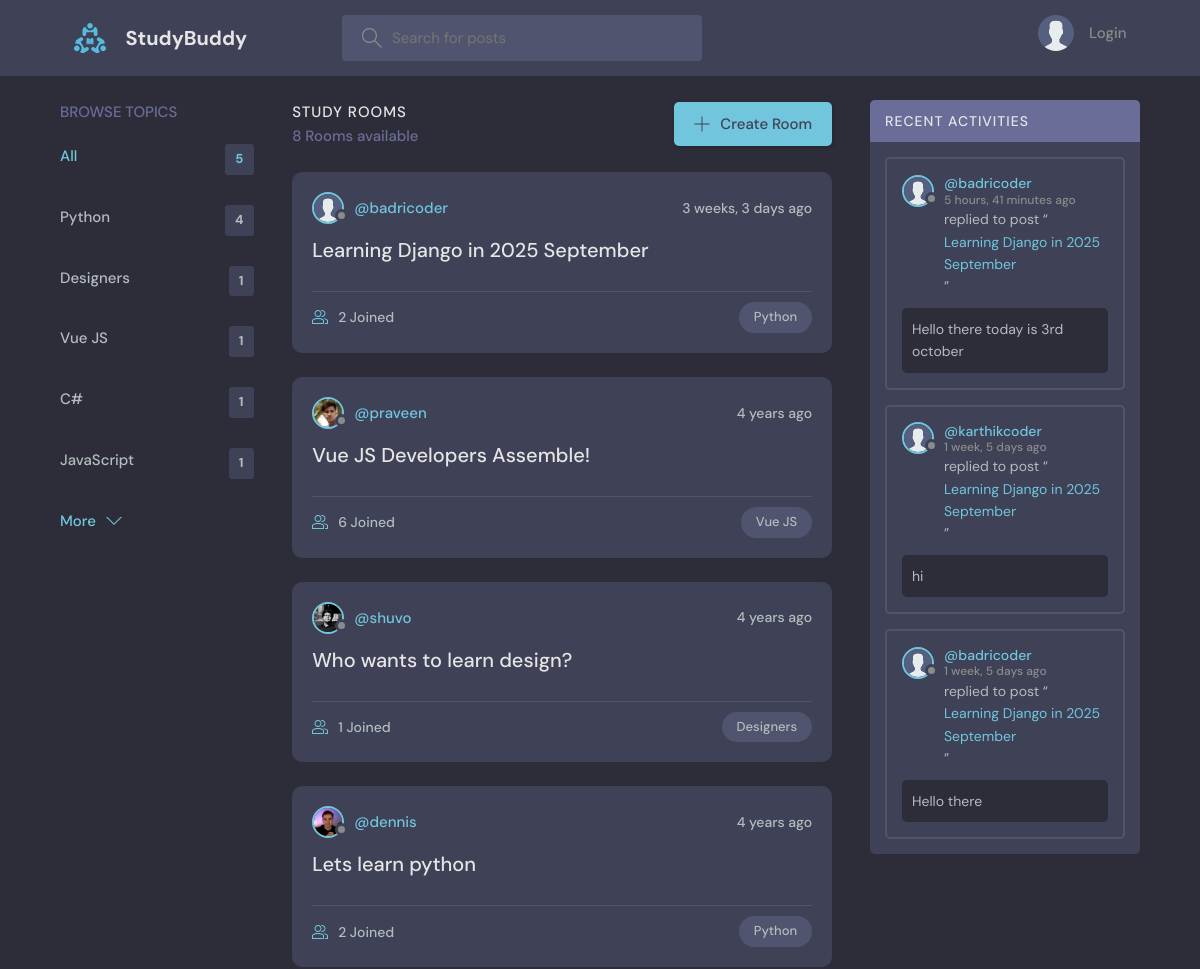
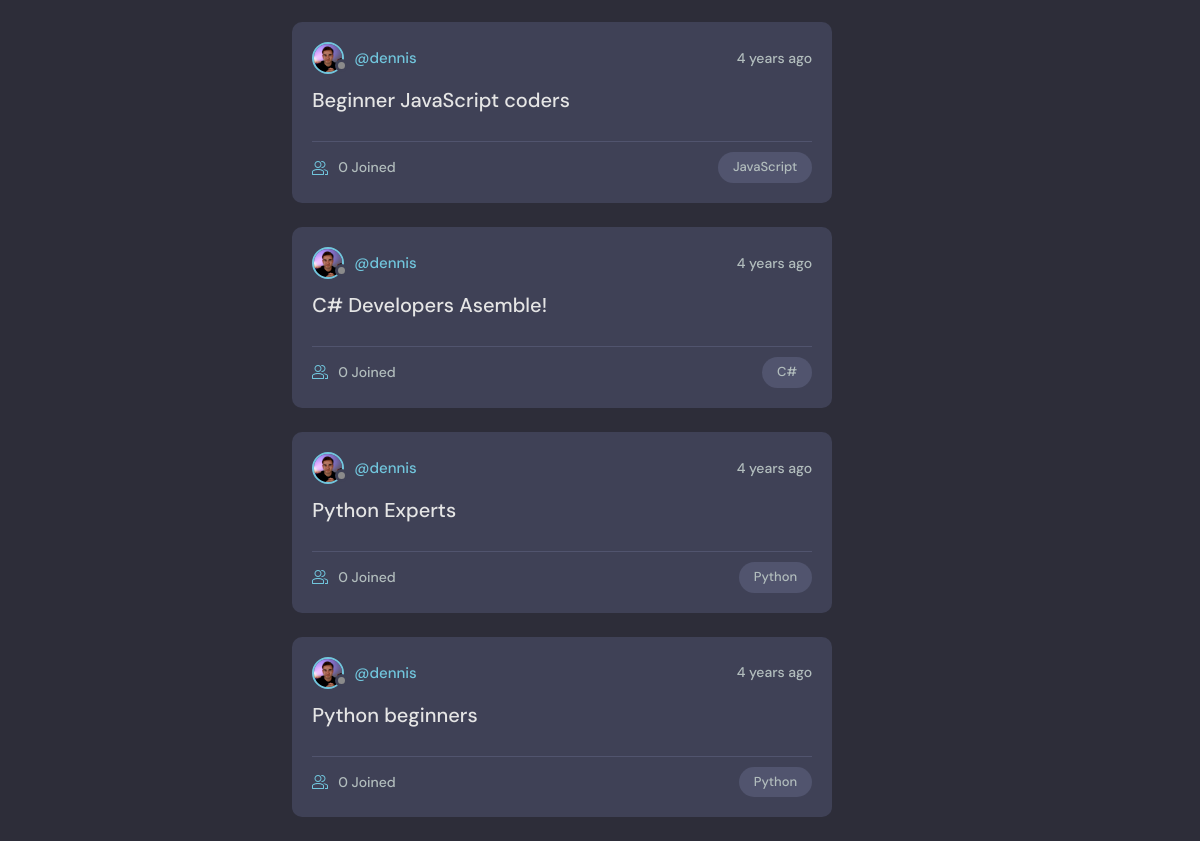
The page / on the database its author committed (2 pictures, top to bottom).
### base/models.py (models this page shows, shortened)
class Topic(models.Model):
    name = models.CharField(max_length=200)

class Room(models.Model):
    host = models.ForeignKey(User, on_delete=models.SET_NULL, null=True)
    topic = models.ForeignKey(Topic, on_delete=models.SET_NULL, null=True)
    name = models.CharField(max_length=200)
    description = models.TextField(null=True, blank=True)
    participants = models.ManyToManyField(
        User, related_name='participants', blank=True)
    updated = models.DateTimeField(auto_now=True)
    created = models.DateTimeField(auto_now_add=True)
    class Meta:
        ordering = ['-updated', '-created']
    def __str__(self):
        return self.name

class User(AbstractUser):
    username = models.CharField(max_length=150, unique=False, null=True, blank=True)  # make optional
    name = models.CharField(max_length=200, null=True)
    email = models.EmailField(unique=True, null=True)
    bio = models.TextField(null=True)
    avatar = models.ImageField(null=True, default="avatar.svg")
    USERNAME_FIELD = 'email'
    REQUIRED_FIELDS = []

class Message(models.Model):
    user = models.ForeignKey(User, on_delete=models.CASCADE)
    room = models.ForeignKey(Room, on_delete=models.CASCADE)
    body = models.TextField()
    updated = models.DateTimeField(auto_now=True)
    created = models.DateTimeField(auto_now_add=True)
    class Meta:
        ordering = ['-updated', '-created']

### base/views.py (the view)
# urls.py: path('', views.home, name="home"),
def home(request):
    q = request.GET.get('q') if request.GET.get('q') != None else ''
    rooms = Room.objects.filter(
        Q(topic__name__icontains=q) |
        Q(name__icontains=q) |
        Q(description__icontains=q)
    )
    topics = Topic.objects.all()[0:5]
    room_count = rooms.count()
    room_messages = Message.objects.filter(
        Q(room__topic__name__icontains=q))[0:3]
    context = {'rooms': rooms, 'topics': topics,
               'room_count': room_count, 'room_messages': room_messages}
    return render(request, 'base/home.html', context)

### base/templates/base/home.html (shortened to what this page needs)
{% extends 'main.html' %}
{% block content %}
<main class="layout layout--3">
  <div class="container">
    {% include 'base/topics_component.html' %}
    <div class="roomList">
      <div class="roomList__header">
        <div>
          <h2>Study Rooms</h2>
          <p>{{room_count}} Rooms available</p>
        </div>
        <a class="btn btn--main" href="{% url 'create-room' %}">
          <svg version="1.1" xmlns="http://www.w3.org/2000/svg" width="32" height="32" viewBox="0 0 32 32">
            <title>add</title>
            <path
              d="M16.943 0.943h-1.885v14.115h-14.115v1.885h14.115v14.115h1.885v-14.115h14.115v-1.885h-14.115v-14.115z">
            </path>
          </svg>
          Create Room
        </a>
      </div>
      {% include 'base/feed_component.html' %}
    </div>
    {% include 'base/activity_component.html' %}
  </div>
</main>
{% endblock %}

### base/templates/base/topics_component.html
<div class="topics">
    <div class="topics__header">
        <h2>Browse Topics</h2>
    </div>
    <ul class="topics__list">
        <li>
            <a href="{% url 'home' %}" class="active">All <span>{{topics.count}}</span></a>
        </li>
        {% for topic in topics %}
        <li>
            <a href="{% url 'home' %}?q={{topic.name}}">{{topic.name}}<span>{{topic.room_set.all.count}}</span></a>
        </li>
        {% endfor %}
    </ul>
    <a class="btn btn--link" href="{% url 'topics' %}">
        More
        <svg version="1.1" xmlns="http://www.w3.org/2000/svg" width="32" height="32" viewBox="0 0 32 32">
            <title>chevron-down</title>
            <path d="M16 21l-13-13h-3l16 16 16-16h-3l-13 13z"></path>
        </svg>
    </a>
</div>

### base/templates/base/feed_component.html (shortened to what this page needs)
{% for room in rooms %}
<div class="roomListRoom">
    <div class="roomListRoom__header">
        <a href="{% url 'user-profile' room.host.id %}" class="roomListRoom__author">
            <div class="avatar avatar--small">
                <img src="{{room.host.avatar.url}}" />
            </div>
            <span>@{{room.host.username}}</span>
        </a>
        <div class="roomListRoom__actions">
            <span>{{room.created|timesince}} ago</span>
        </div>
    </div>
    <div class="roomListRoom__content">
        <a href="{% url 'room' room.id %}">{{room.name}}</a>
    </div>
    <div class="roomListRoom__meta">
        <a href="{% url 'room' room.id %}" class="roomListRoom__joined">
            {{room.participants.all.count}} Joined
        </a>
        <p class="roomListRoom__topic">{{room.topic.name}}</p>
    </div>
</div>
{% endfor %}

### base/templates/base/activity_component.html (shortened to what this page needs)
<div class="activities">
    <div class="activities__header">
        <h2>Recent Activities</h2>
    </div>
    {% for message in room_messages %}
    <div class="activities__box">
        <div class="activities__boxHeader roomListRoom__header">
            <a href="{% url 'user-profile' message.user.id %}" class="roomListRoom__author">
                <div class="avatar avatar--small">
                    <img src="{{message.user.avatar.url}}" />
                </div>
                <p>
                    @{{message.user.username}}
                    <span>{{message.created|timesince}} ago</span>
                </p>
            </a>
        </div>
        <div class="activities__boxContent">
            <p>replied to post “<a href="{% url 'room' message.room.id %}">{{message.room}}</a>”</p>
            <div class="activities__boxRoomContent">{{message.body}}</div>
        </div>
    </div>
    {% endfor %}
</div>

### rows shown on the page
Topic: name "Python", room_set.all.count "4"
Topic: name "Designers", room_set.all.count "1"
Topic: name "Vue JS", room_set.all.count "1"
Topic: name "C#", room_set.all.count "1"
Topic: name "JavaScript", room_set.all.count "1"
Room: host.avatar (placeholder picture), host.username "badricoder", created "3 weeks, 3 days", name "Learning Django in 2025 September", participants.all.count "2", topic.name "Python"
Room: host.avatar (picture), host.username "praveen", created "4 years", name "Vue JS Developers Assemble!", participants.all.count "6", topic.name "Vue JS"
Room: host.avatar (picture), host.username "shuvo", created "4 years", name "Who wants to learn design?", participants.all.count "1", topic.name "Designers"
Room: host.avatar (picture), host.username "dennis", created "4 years", name "Lets learn python", participants.all.count "2", topic.name "Python"
Room: host.avatar (picture), host.username "dennis", created "4 years", name "Beginner JavaScript coders", participants.all.count "0", topic.name "JavaScript"
Room: host.avatar (picture), host.username "dennis", created "4 years", name "C# Developers Asemble!", participants.all.count "0", topic.name "C#"
Room: host.avatar (picture), host.username "dennis", created "4 years", name "Python Experts", participants.all.count "0", topic.name "Python"
Room: host.avatar (picture), host.username "dennis", created "4 years", name "Python beginners", participants.all.count "0", topic.name "Python"
Message: user.avatar (placeholder picture), user.username "badricoder", created "5 hours, 41 minutes", room "Learning Django in 2025 September", body "Hello there today is 3rd october"
Message: user.avatar (placeholder picture), user.username "karthikcoder", created "1 week, 5 days", room "Learning Django in 2025 September", body "hi"
Message: user.avatar (placeholder picture), user.username "badricoder", created "1 week, 5 days", room "Learning Django in 2025 September", body "Hello there"

### other values the page prints
{{ topics.count }} "5"
{{ room_count }} "8"
